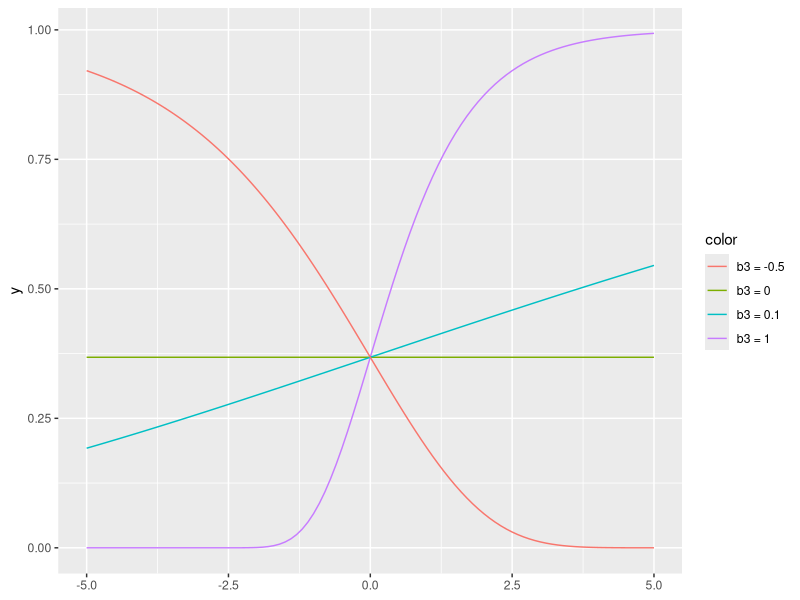
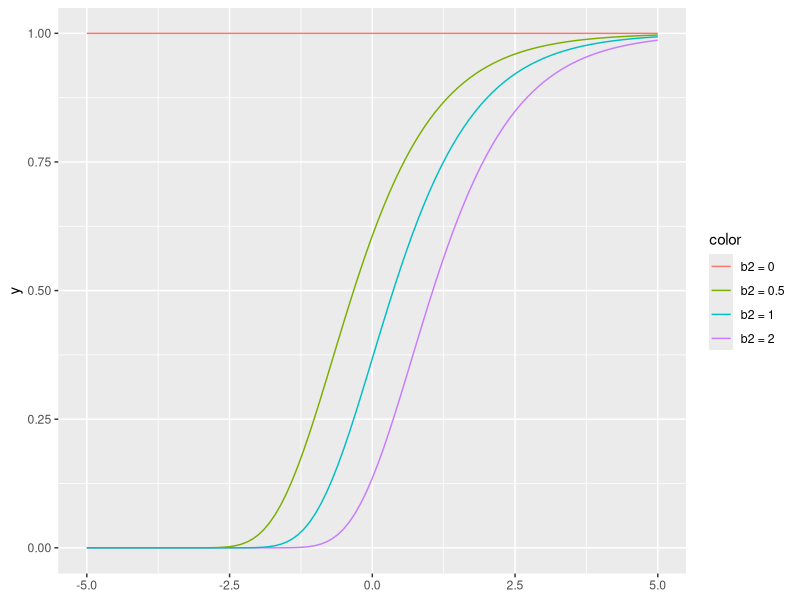

Generate these figures, in order, with R:
## ---- chunk 1
library(tidyverse)
# fit <- targets::tar_read(fit)
# fit
## ---- chunk 2
library(tidyverse)

gompertz <- function(xs, asym, b2, b3) {
  asym * exp(-b2 * exp(-b3 * xs))
}
stat_gompertz <- function(focus, asym, b2, b3) {
  args <- list(asym = asym, b2 = b2, b3 = b3)
  color <- sprintf("%s = %s", focus, args[[focus]])
  stat_function(
    aes(color = color),
    fun = gompertz, 
    args = args
  )
}

ggplot() + 
  xlim(-5, 5) +
  stat_gompertz("b3", 1, 1, 1) +
  stat_gompertz("b3", 1, 1, 0) +
  stat_gompertz("b3", 1, 1, .1) + 
  stat_gompertz("b3", 1, 1, -.5)
## ---- chunk 3
ggplot() + 
  xlim(-5, 5) +
  stat_gompertz("b2", 1, 1/2, 1) +
  stat_gompertz("b2", 1, 2, 1) +
  stat_gompertz("b2", 1, 1, 1) + 
  stat_gompertz("b2", 1, 0, -1) 
